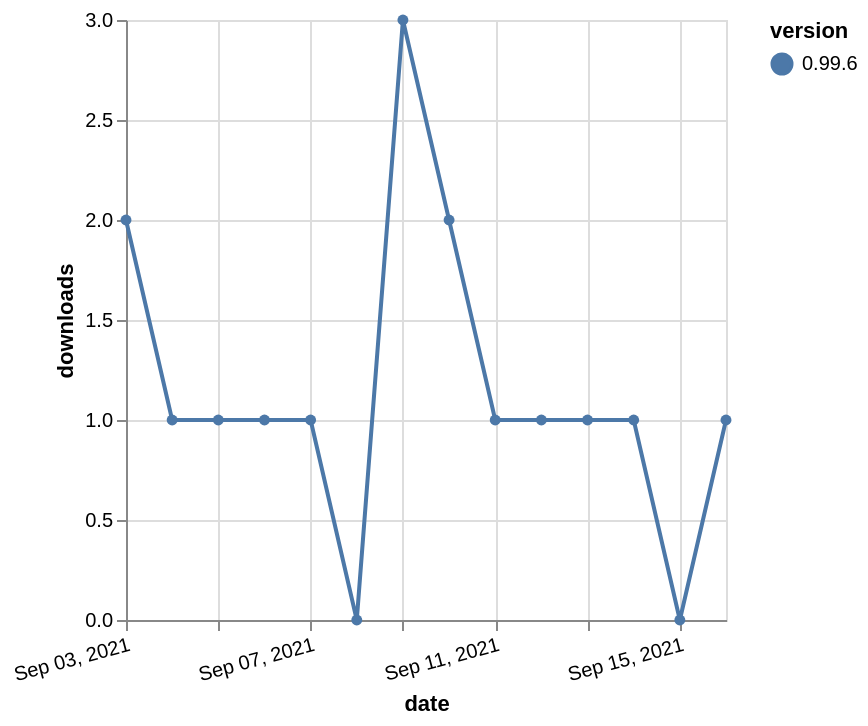

Express this chart as Vega-Lite.
### Vega-Lite specification from a JSON file in a GitHub repository (floating-point values rounded to 4 significant figures)
{"$schema": "https://vega.github.io/schema/vega-lite/v5.json", "description": "A simple bar chart with embedded data.", "data": {"values": [{"date": "2021-09-03", "total": 679, "delta": 2, "version": "0.99.6"}, {"date": "2021-09-04", "total": 680, "delta": 1, "version": "0.99.6"}, {"date": "2021-09-05", "total": 681, "delta": 1, "version": "0.99.6"}, {"date": "2021-09-06", "total": 682, "delta": 1, "version": "0.99.6"}, {"date": "2021-09-07", "total": 683, "delta": 1, "version": "0.99.6"}, {"date": "2021-09-08", "total": 683, "delta": 0, "version": "0.99.6"}, {"date": "2021-09-09", "total": 686, "delta": 3, "version": "0.99.6"}, {"date": "2021-09-10", "total": 688, "delta": 2, "version": "0.99.6"}, {"date": "2021-09-11", "total": 689, "delta": 1, "version": "0.99.6"}, {"date": "2021-09-12", "total": 690, "delta": 1, "version": "0.99.6"}, {"date": "2021-09-13", "total": 691, "delta": 1, "version": "0.99.6"}, {"date": "2021-09-14", "total": 692, "delta": 1, "version": "0.99.6"}, {"date": "2021-09-15", "total": 692, "delta": 0, "version": "0.99.6"}, {"date": "2021-09-16", "total": 693, "delta": 1, "version": "0.99.6"}]}, "width": "container", "mark": {"type": "line", "point": {"filled": true}}, "encoding": {"x": {"field": "date", "type": "temporal", "timeUnit": "yearmonthdate", "title": "date", "axis": {"labelAngle": -15}}, "y": {"field": "delta", "type": "quantitative", "title": "downloads"}, "color": {"field": "version", "type": "nominal"}, "tooltip": {"field": "delta"}}}
